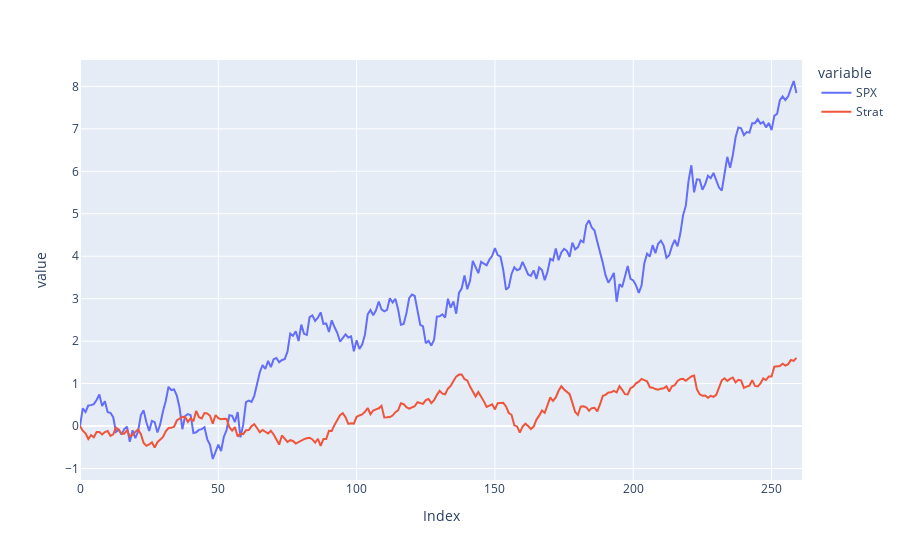
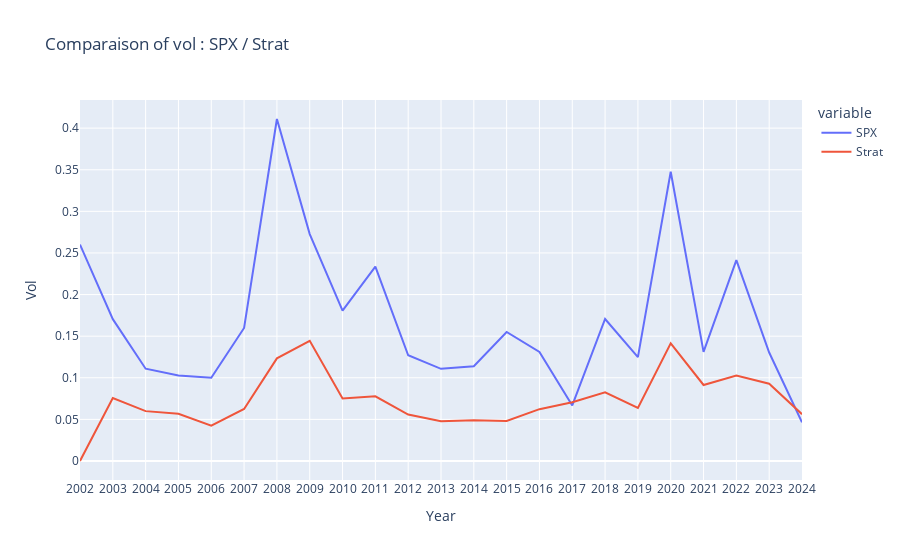

The notebook cell these images were saved under, in order:
### Code cell
df = pd.read_csv("data.csv", sep=";", decimal=",")
df = df.rename(columns={
    "Column1": "Date",
    "Column2": "SPX",
    "Column3": "S5SFTW",
    "Column4": "S5PHRM",
    "Column5": "S5CPGS",
    "Column6": "S5ENRSX",
    "Column7": "S5FDBT",
    "Column8": "S5TECH",
    "Column9": "S5RETL",
    "Column10": "S5BANKX",
    "Column11": "S5HCES",
    "Column12": "S5DIVF",
    "Column13": "S5UTILX",
    "Column14": "S5MEDA",
    "Column15": "S5REAL",
    "Column16": "S5TELSX",
    "Column17": "S5MATRX",
    "Column18": "S5INSU",
    "Column19": "S5FDSR",
    "Column20": "S5HOUS",
    "Column21": "S5SSEQX",
    "Column22": "S5TRAN",
    "Column23": "S5HOTR",
    "Column24": "S5CODU",
    "Column25": "S5AUCO",
    "Column26": "S5COMS",
})
df["Date"] = pd.to_datetime(df["Date"], format="%d/%m/%Y")
df["MonthIndex"] = df["Date"].dt.to_period("M")

#----------
#PARAMETERS
#----------
fees_rate=0.0002
# const
df_length = df.shape[1] - 2  # bcs of date and spx
last_rebalance = df.loc[0, "Date"]  # première date
month_count = 0

#Return a percentage between a and b
def evolution(v1, v2):
    return round((v2 - v1) / v1 * 100, 5)

#-------------------
#SORTER BETWEEN PERF
#-------------------

def DecilSorter(start, hist, proportion=3):
    bestperformer = []
    worstperformer = []
    performerc = []

    for i in range(2, df_length-1):
      performerc.append((evolution(float(df.iloc[start, i]), float(df.iloc[start + hist, i])), i))

    performerc.sort(reverse=True)
    offset=proportion
    for i in range(proportion):
        bestperformer.append(performerc[i][1])

    for i in range(len(performerc) - offset - proportion, len(performerc) - offset):
        worstperformer.append(performerc[i][1])


    return bestperformer, worstperformer


#--------------
#ALGO TITMANJEG
#--------------

def JeegadesshTitmanStrat(start=0, hold=6, hist=6, proportion=3):
    #new dataframe for stock quantity
    Indexcolumns = ["Date","SPX","S5SFTW","S5PHRM","S5CPGS","S5ENRSX","S5FDBT","S5TECH","S5RETL","S5BANKX","S5HCES","S5DIVF","S5UTILX","S5MEDA","S5REAL","S5TELSX","S5MATRX","S5INSU","S5FDSR","S5HOUS","S5SSEQX","S5TRAN","S5HOTR","S5CODU","S5AUCO","S5COMS","Money"]
    Tickercolumns=["S5SFTW","S5PHRM","S5CPGS","S5ENRSX","S5FDBT","S5TECH","S5RETL","S5BANKX","S5HCES","S5DIVF","S5UTILX","S5MEDA","S5REAL","S5TELSX","S5MATRX","S5INSU","S5FDSR","S5HOUS","S5SSEQX","S5TRAN","S5HOTR","S5CODU","S5AUCO","S5COMS"]
    StockQty = df.copy()
    StockQty.drop(columns="MonthIndex", inplace=True)
    StockQty.loc[:, :] = 0

    #starting data
    MoneyAtStart = 10000000
    month_count=0
    CurrentValue=MoneyAtStart

    #first ligne
    StockQty.loc[0, "Money"] = MoneyAtStart
    StockQty.loc[0, "SPX"] = df.iloc[0, 1]
    StockQty.loc[0, "Date"] = df.iloc[0, 0]

    #start of the algorithm

    for i in range(1,df.shape[0]):
      StockQty.iloc[i,0]=df.iloc[i,0]
      StockQty.iloc[i,1]=df.iloc[i,1]
      fees=0

      if df.loc[i, "Date"].month != df.loc[i-1, "Date"].month:
        month_count += 1


    # Si on atteint la période voulue
      if (i>= hist and month_count % hold == 0 and df.loc[i, "Date"].month != df.loc[i - 1, "Date"].month):
        #print(f"🔁 Rebalancement déclenché à la date : {df.loc[i, 'Date'].date()}")
        bestperformer, worstperformer = DecilSorter(i-hist, hist, proportion)


        for bestperf in bestperformer:
          StockQty.iloc[i,bestperf]=round((CurrentValue/(len(bestperformer)*2))/float(df.iloc[i,bestperf]),2)


        for worstperf in worstperformer:
          StockQty.iloc[i,worstperf]=round(-1*(CurrentValue/(len(worstperformer)*2))/float(df.iloc[i,worstperf]),2)

        for stocks in range(2,StockQty.shape[1]-1):
          if StockQty.iloc[i,stocks]!=StockQty.iloc[i-1,stocks]:
            fees+=abs(StockQty.iloc[i,stocks]-StockQty.iloc[i-1,stocks])*df.iloc[i,stocks]*fees_rate

      else :
        for stocks in range(2,StockQty.shape[1]-1):
          StockQty.iloc[i,stocks]=StockQty.iloc[i-1,stocks] #same qty
      #value of pf

      GainOrLoss = 0
      for stocks in range(2, StockQty.shape[1]-1):
          qty = StockQty.iloc[i, stocks]
          if qty != 0.0:
            price_now = df.iloc[i, stocks]
            price_prev = df.iloc[i - 1, stocks]
            GainOrLoss += qty * (price_now - price_prev)


      CurrentValue+=GainOrLoss-fees
      StockQty.iloc[i,-1]=CurrentValue

    return StockQty

results = JeegadesshTitmanStrat(0, 3, 9*22 , 3)


#---- GRAPH

"""
money_norm =(results["Money"]/10000000*100)-100
spx_norm=(results["SPX"]/results["SPX"].iloc[0]* 100)-100

fix = px.line(x=results["Date"], y=[money_norm, spx_norm],labels={"value":"Évolution en %", "variable":"Série"},title="Comparaison des évolutions en %")
fix.update_layout(hovermode="x unified")

fix.show()
"""

#-------- ANNUALISATION

AnnualizedDf=results[["Date","SPX","Money"]]
AnnualizedDf['Date'] = pd.to_datetime(AnnualizedDf['Date'])
AnnualizedDf['Year'] = AnnualizedDf['Date'].dt.year



YearList=AnnualizedDf["Year"].unique()
SPXAnnualized=pd.DataFrame(columns=YearList)
StratAnnualized=pd.DataFrame(columns=YearList)



for year in YearList:
  compteurPerYear=0
  for i in AnnualizedDf.index:
    if AnnualizedDf.loc[i,"Year"]==year:
      if compteurPerYear==0:
        SPXAnnualized.loc[compteurPerYear,year]=AnnualizedDf.loc[i,"SPX"]
        StratAnnualized.loc[compteurPerYear,year]=AnnualizedDf.loc[i,"Money"]
      else :
        SPXAnnualized.loc[compteurPerYear,year]=AnnualizedDf.loc[i,"SPX"]/SPXAnnualized.loc[0,year]*100-100
        StratAnnualized.loc[compteurPerYear,year]=AnnualizedDf.loc[i,"Money"]/StratAnnualized.loc[0,year]*100-100
      compteurPerYear+=1

for year in YearList:
  SPXAnnualized.loc[0,year]=SPXAnnualized.loc[0,year]/SPXAnnualized.loc[0,year]*100-100
  StratAnnualized.loc[0,year]=StratAnnualized.loc[0,year]/StratAnnualized.loc[0,year]*100-100



SPXAvg=[]
StratAvg=[]
for i in SPXAnnualized.index:
  sumSPX=0
  sumStrat=0
  for year in SPXAnnualized.columns:
    sumSPX+=SPXAnnualized.loc[i,year]
    sumStrat+=StratAnnualized.loc[i,year]
  SPXAvg.append(sumSPX/len(YearList))
  StratAvg.append(sumStrat/len(YearList))

#------- GRAPH / YEAR
"""
fig = px.line(SPXAnnualized, x=SPXAnnualized.index, y=SPXAnnualized.columns,labels={"value":"Returns in % of the SPX", "variable":"Years"},title="Comparaison of the returns on differents years | SPX")
fig.update_xaxes(tickmode='linear',  dtick=1,)
fig.show()


fig = px.line(StratAnnualized, x=StratAnnualized.index, y=StratAnnualized.columns,labels={"value":"Returns in % of the Start", "variable":"Years"},title="Comparaison of the returns on differents years | Strat")
fig.update_xaxes(tickmode='linear',  dtick=1,)
fig.show()
"""

SPXAnnualized=SPXAnnualized.drop(columns=2024) #too much nan
StratAnnualized=StratAnnualized.drop(columns=2024)

SPXAvg=[]
StratAVG=[]

for i in SPXAnnualized.index:
  sumSPX=0
  sumStrat=0
  for year in SPXAnnualized.columns:
    sumSPX+=SPXAnnualized.loc[i,year]
    sumStrat+=StratAnnualized.loc[i,year]
  SPXAvg.append(sumSPX/len(YearList))
  StratAVG.append(sumStrat/len(YearList))

dff = pd.DataFrame({"Index": (range(len(SPXAvg))),"SPX": SPXAvg,"Strat": StratAVG})


fig = px.line(dff, x="Index", y=["SPX","Strat"])
fig.show()


#---------- VOL


VolSPX = df[["Date", "SPX"]].copy()
VolSPX["Date"] = pd.to_datetime(VolSPX["Date"], dayfirst=True)
VolSPX["Year"] = VolSPX["Date"].dt.year
VolSPX["Return"] = np.log(VolSPX["SPX"] / VolSPX["SPX"].shift(1))
NumberofDayInYear=VolSPX.groupby("Year")["SPX"].count()
VolSPX = (VolSPX.groupby("Year")["Return"].std())
VolSPX = VolSPX * np.sqrt(NumberofDayInYear)


VolStrat=AnnualizedDf[["Money","Year"]].copy()
VolStrat["Money"]=VolStrat["Money"].astype(float)
VolStrat["Return"] = np.log(VolStrat["Money"] / VolStrat["Money"].shift(1))
NumberofDayInStrat=VolStrat.groupby("Year")["Money"].count()
VolStrat = (VolStrat.groupby("Year")["Return"].std())
VolStrat = VolStrat * np.sqrt(NumberofDayInStrat)

Vol=pd.concat([VolSPX,VolStrat],axis=1)
Vol.columns=["SPX","Strat"]


fig = px.line(Vol, x=Vol.index, y=Vol.columns,labels={"value":"Vol",},title="Comparaison of vol : SPX / Strat")
fig.update_xaxes(tickmode='linear',  dtick=1,)
fig.show()

### Figure 1 — Plotly figure (JSON) as saved in the notebook; plotly's stock layout.template omitted (floating-point values rounded to 4 significant figures; data arrays with more than 128 entries replaced by an {"elided": "..."} marker saying what was removed)
{"data": [{"hovertemplate": "variable=SPX<br>Index=%{x}<br>value=%{y}<extra></extra>", "legendgroup": "SPX", "line": {"color": "#636efa", "dash": "solid"}, "marker": {"symbol": "circle"}, "mode": "lines", "name": "SPX", "orientation": "v", "showlegend": true, "type": "scatter", "x": {"elided": "262 int values"}, "xaxis": "x", "y": {"elided": "262 float values"}, "yaxis": "y"}, {"hovertemplate": "variable=Strat<br>Index=%{x}<br>value=%{y}<extra></extra>", "legendgroup": "Strat", "line": {"color": "#EF553B", "dash": "solid"}, "marker": {"symbol": "circle"}, "mode": "lines", "name": "Strat", "orientation": "v", "showlegend": true, "type": "scatter", "x": {"elided": "262 int values"}, "xaxis": "x", "y": {"elided": "262 float values"}, "yaxis": "y"}], "layout": {"legend": {"title": {"text": "variable"}, "tracegroupgap": 0}, "margin": {"t": 60}, "xaxis": {"anchor": "y", "domain": [0, 1], "title": {"text": "Index"}}, "yaxis": {"anchor": "x", "domain": [0, 1], "title": {"text": "value"}}}}

### Figure 2 — Plotly figure (JSON) as saved in the notebook; plotly's stock layout.template omitted (floating-point values rounded to 4 significant figures)
{"data": [{"hovertemplate": "variable=SPX<br>Year=%{x}<br>Vol=%{y}<extra></extra>", "legendgroup": "SPX", "line": {"color": "#636efa", "dash": "solid"}, "marker": {"symbol": "circle"}, "mode": "lines", "name": "SPX", "orientation": "v", "showlegend": true, "type": "scatter", "x": [2002, 2003, 2004, 2005, 2006, 2007, 2008, 2009, 2010, 2011, 2012, 2013, 2014, 2015, 2016, 2017, 2018, 2019, 2020, 2021, 2022, 2023, 2024], "xaxis": "x", "y": [0.2601, 0.1705, 0.1109, 0.1028, 0.1001, 0.1599, 0.411, 0.2727, 0.1806, 0.2335, 0.1271, 0.1107, 0.1138, 0.1551, 0.1311, 0.06677, 0.1706, 0.1248, 0.3475, 0.1311, 0.2414, 0.1303, 0.04647], "yaxis": "y"}, {"hovertemplate": "variable=Strat<br>Year=%{x}<br>Vol=%{y}<extra></extra>", "legendgroup": "Strat", "line": {"color": "#EF553B", "dash": "solid"}, "marker": {"symbol": "circle"}, "mode": "lines", "name": "Strat", "orientation": "v", "showlegend": true, "type": "scatter", "x": [2002, 2003, 2004, 2005, 2006, 2007, 2008, 2009, 2010, 2011, 2012, 2013, 2014, 2015, 2016, 2017, 2018, 2019, 2020, 2021, 2022, 2023, 2024], "xaxis": "x", "y": [0.0, 0.07576, 0.05992, 0.05681, 0.04241, 0.06258, 0.1234, 0.1444, 0.07516, 0.07769, 0.05577, 0.04771, 0.04902, 0.04811, 0.06227, 0.07064, 0.08244, 0.06372, 0.1413, 0.09136, 0.1026, 0.09294, 0.05621], "yaxis": "y"}], "layout": {"legend": {"title": {"text": "variable"}, "tracegroupgap": 0}, "title": {"text": "Comparaison of vol : SPX / Strat"}, "xaxis": {"anchor": "y", "domain": [0, 1], "dtick": 1, "tickmode": "linear", "title": {"text": "Year"}}, "yaxis": {"anchor": "x", "domain": [0, 1], "title": {"text": "Vol"}}}}
